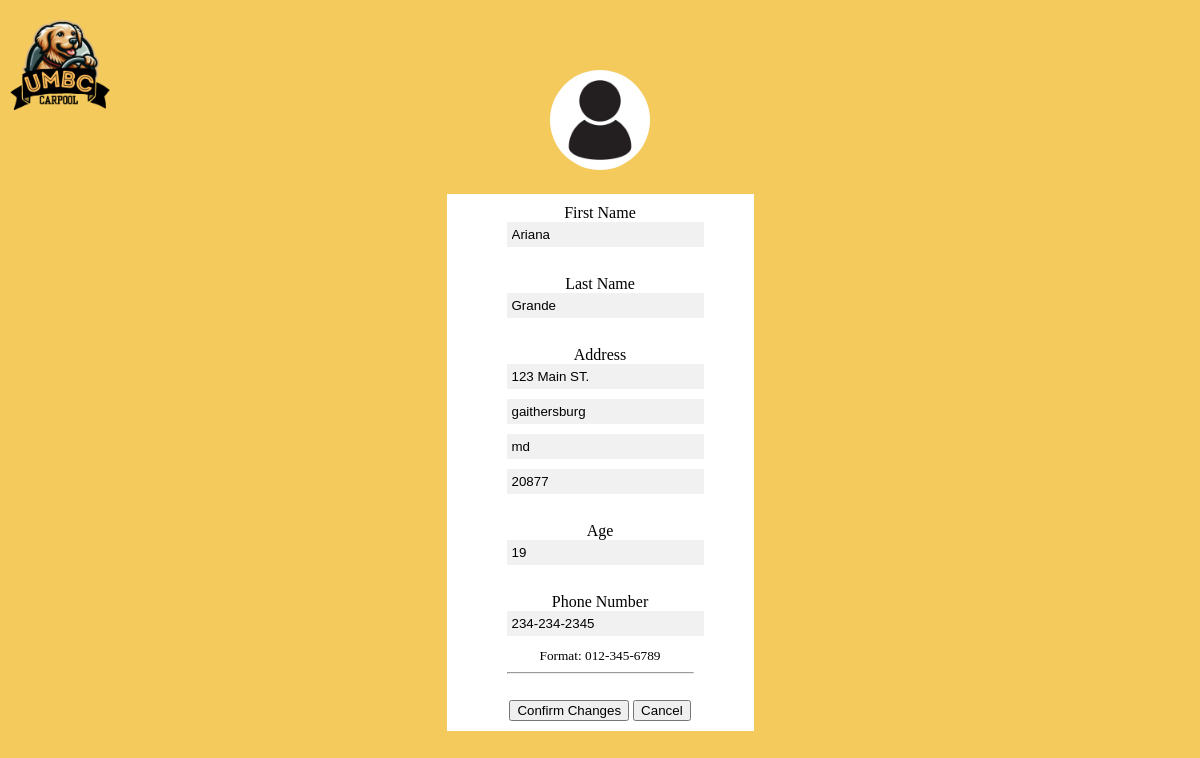
The page /edit (signed in) on the database as committed earlier.
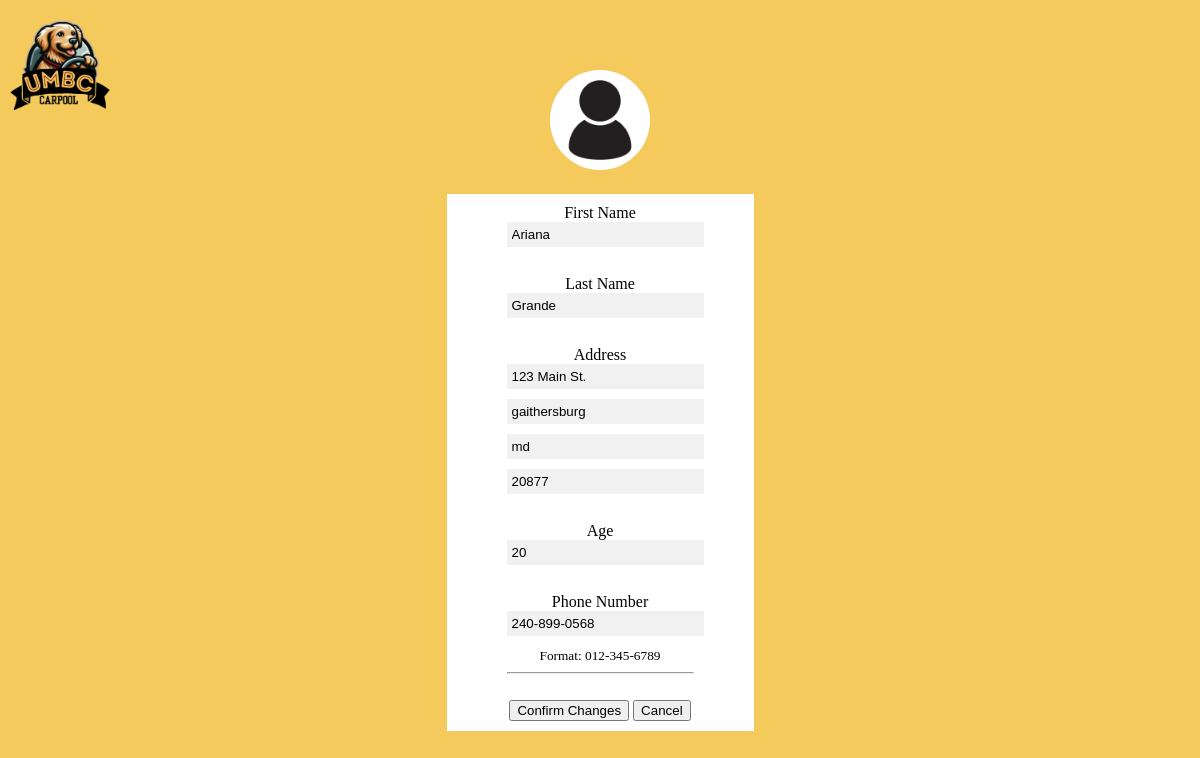
The same page on the database as committed later.
### tables this page shows
CREATE TABLE student (
    student_id INTEGER PRIMARY KEY AUTOINCREMENT,
    fname VARCHAR(500), 
    lname VARCHAR(500), 
    street_name VARCHAR(500), 
    city VARCHAR(500),
    state VARCHAR(2),
    zipcode INT(5),
    age INT(2),
    num INT(10),
    email VARCHAR(500) UNIQUE,
    pswd_hash TEXT,
    pswd_salt TEXT,
    role TEXT CHECK(role IN ('driver', 'passenger'))
  );

### main.py (the view)
@app.route('/edit')
def EditProfile():
    if 'student_id' not in session:
        return redirect(url_for('login'))
    student_id = session['student_id']
    conn = sqlite3.connect('database.db')
    cursor = conn.cursor()
    student_info = getStudentInfo(student_id)
    return render_template('EditProfile.html', student_info=student_info)

### main.py (called while the page is built)
def getStudentInfo(student_id):
    conn = sqlite3.connect('database.db')
    cursor = conn.cursor()
    cursor.execute('SELECT * FROM student WHERE student_id = ?', (student_id,))
    student = cursor.fetchone()
    conn.close()
    return student

### templates/EditProfile.html (shortened to what this page needs)
<!DOCTYPE html>
<html lang="en">
<head>
</head>
<body>
  <div class="container">
    <a href="/">
        <img id="umbc-logo" src="static/UMBCLOGO.png" alt="UMBC Logo">
    </a>
  <div style="text-align: center; margin-bottom: 20px;">
      <img id="setting_logo" src="static/profile.jpg">
  </div>
    <div class = "edit_container">
        <form method="POST" action="/edit_profile">
          <label for="fname">First Name</label><br>
          <input type="text" id="fname" name="fname" value="{{ student_info[1] }}" required><br><br>
          <label for="lname">Last Name</label><br>
          <input type="text" id="lname" name="lname" value="{{ student_info[2] }}" required><br><br>
          <label for="address">Address</label><br>
          <input type="text" id="street_name" name="street_name" placeholder="Street Name" value="{{ student_info[3] }}" required><br>
          <input type="text" id="city" name="city" placeholder="City" value="{{ student_info[4] }}"required><br>
          <input type="text" id="state" name="state" value="{{ student_info[5] }}" required ><br>
          <input type="text" id="zipcode" name="zipcode" placeholder="Zipcode" pattern="[0-9]{5}" value="{{ student_info[6] }}"required><br><br>
          <label for="dob">Age</label><br>
          <input type="text" id="age" name="age" value="{{ student_info[7] }}" required><br><br>
          <label for="num">Phone Number</label><br>
          <input type="tel" id="num" name="num" pattern="[0-9]{3}-[0-9]{3}-[0-9]{4}" value="{{ student_info[8] }}" required><br>
          <small>Format: 012-345-6789</small>
          <hr><br>
          <button type="button" onclick="confirmChanges()">Confirm Changes</button>
          <button type="button" onclick="cancelChanges()">Cancel</button>
        </form>
    </div>
    </div>
</body>
</html>

### templates/EditProfile.html (style rules this page uses)
body, html { height: 100%; margin: 0; display: flex; justify-content: center; align-items: center; background-color: #f5ca5c; }
.container { text-align: center; }
img { height: 100px; width: 100px; border: none; }
form { margin: top 20px; text-align: center; }
.edit_container { padding-left: 60px; padding-right: 60px; padding-top: 10px; padding-bottom: 10px; background-color: #FFFFFF; }
input[type=text], input[type=password], input[type=email], input[type=date], input[type=tel], select { width: 100%; padding: 5px; margin-bottom: 10px; border: none; background: #f1f1f1; }
#umbc-logo { position: absolute; top: 10px; left: 10px; }
#setting_logo { border-radius: 50%; }

Rows that differ between the two databases and show on the page:
changed student "Ariana": street_name "123 Main ST." → "123 Main St."; age "19" → "20"; num "234-234-2345" → "240-899-0568"
